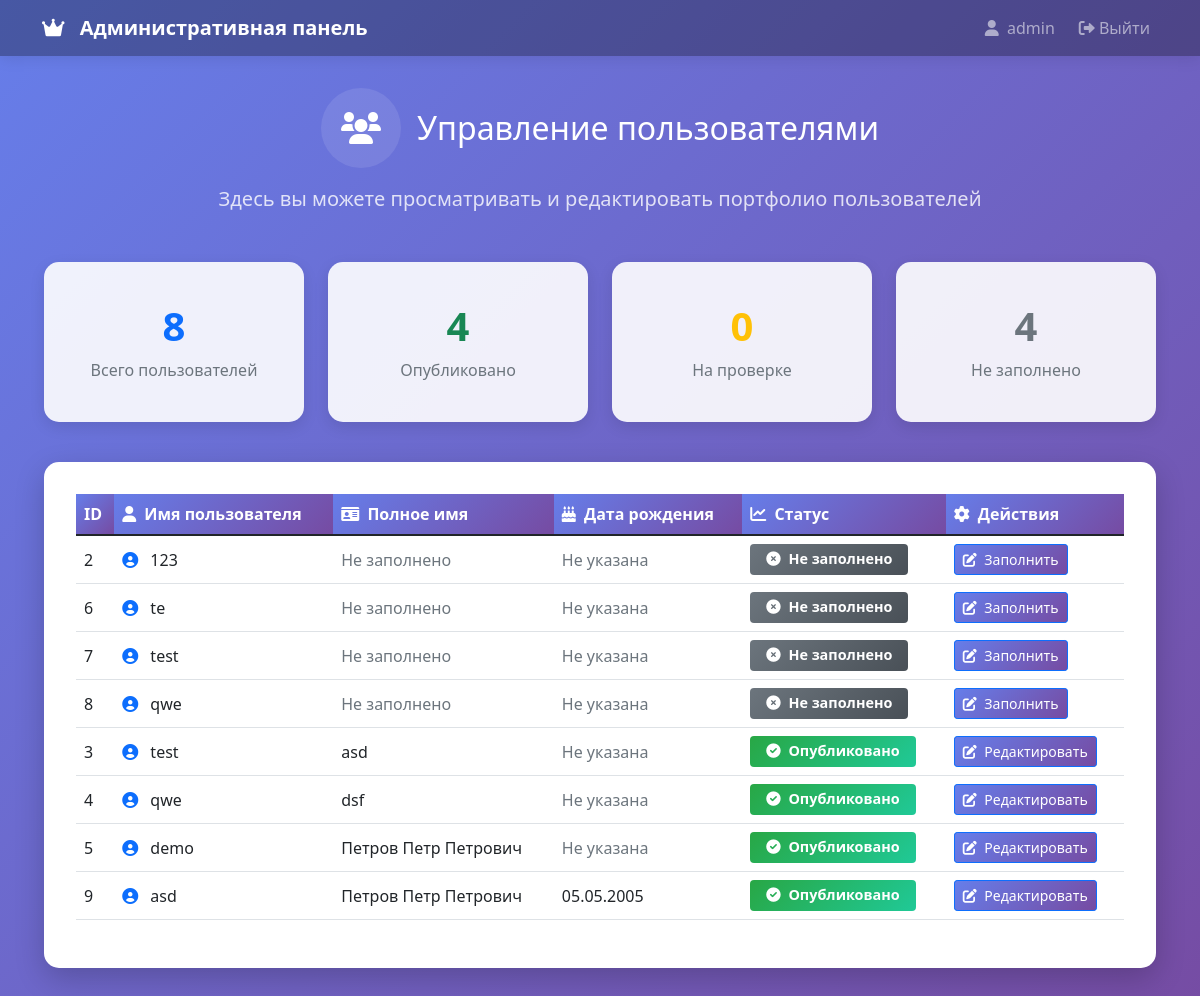
Page /admin (signed in) on the earlier database version.
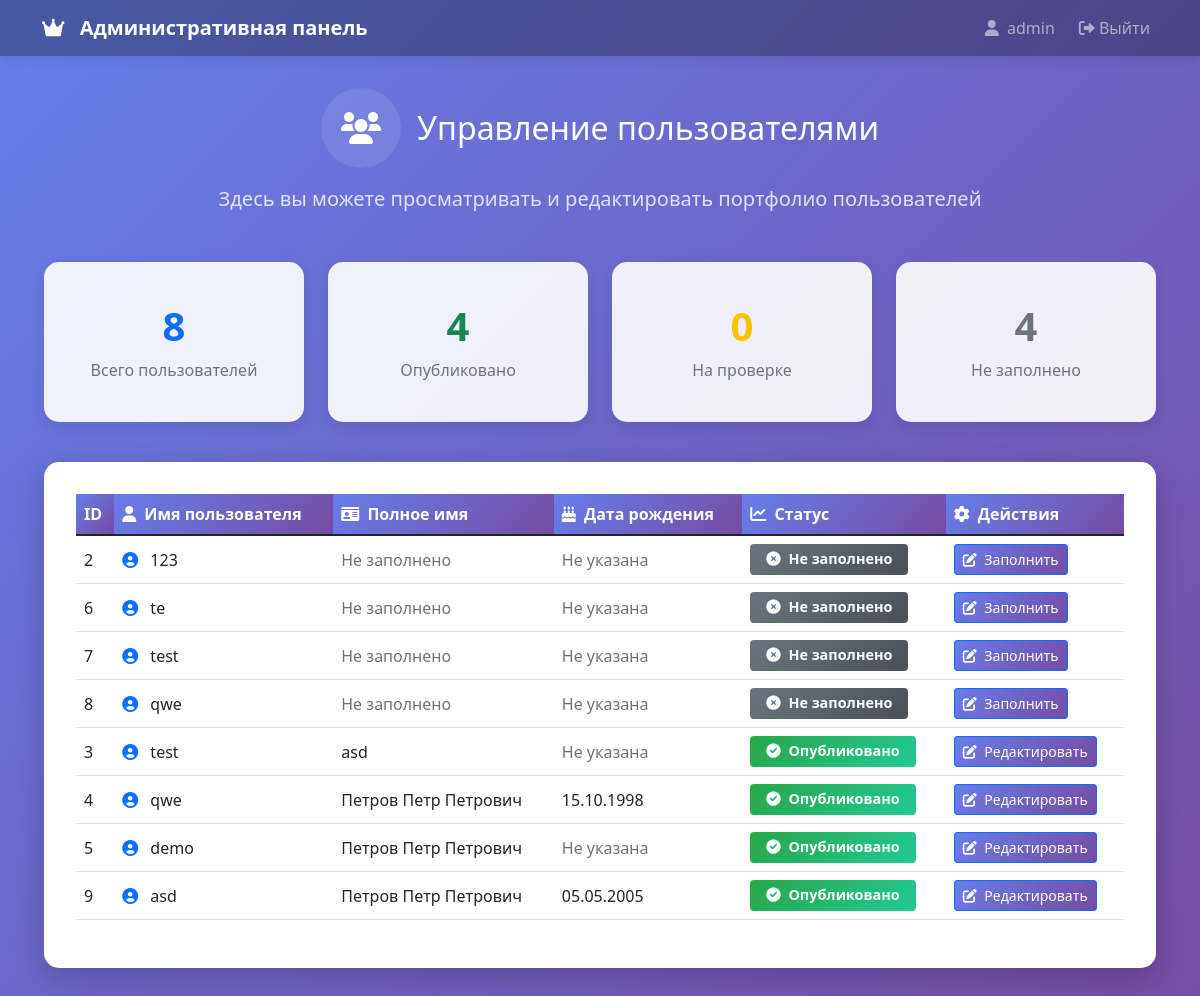
Same page on the later database version.
### tables this page shows
CREATE TABLE user_profiles (
        id INTEGER PRIMARY KEY AUTOINCREMENT,
        user_id INTEGER,
        full_name TEXT,
        email TEXT,
        phone TEXT,
        bio TEXT,
        skills TEXT,
        experience TEXT,
        education TEXT,
        is_completed BOOLEAN DEFAULT FALSE, birth_date TEXT,
        FOREIGN KEY (user_id) REFERENCES users (id)
    );

CREATE TABLE users (
    id INTEGER PRIMARY KEY,
    username TEXT NOT NULL,
    password TEXT NOT NULL
    );

### main.py (the view)
@app.route('/admin')
def admin():
    if 'username' not in session:
        return redirect('/login')
    if session['username'] != 'admin':
        return redirect('/user')
    try:
        connection = get_db_connection()
        users = connection.execute('''
            SELECT u.id, u.username, up.full_name, up.birth_date, up.is_completed
            FROM users u
            LEFT JOIN user_profiles up ON u.id = up.user_id
            WHERE u.username != 'admin'
            ORDER BY up.is_completed, u.id
        ''').fetchall()
        connection.close()
    except Exception as e:
        print(f"Ошибка получения пользователей: {e}")
        users = []
    return render_template('admin.html', users=users, username=session['username'])

### main.py (called while the page is built)
def get_db_connection():
    database_url = os.environ.get('DATABASE_URL')
    if database_url and database_url.startswith('postgresql://'):
        pass
    conn = sqlite3.connect('users.db')
    conn.row_factory = sqlite3.Row
    return conn

### templates/admin.html (shortened to what the changed rows need)
<!DOCTYPE html>
<html lang="ru">
<head>
    <link href="{{ url_for('static', filename='css/style.css') }}" rel="stylesheet">
    <link href="https://cdn.jsdelivr.net/npm/bootstrap@5.1.3/dist/css/bootstrap.min.css" rel="stylesheet">
    <link rel="stylesheet" href="https://cdnjs.cloudflare.com/ajax/libs/font-awesome/6.0.0/css/all.min.css">
</head>
<body class="admin-dashboard">
    <div class="admin-content">
        <div class="admin-header fade-in">
            <div class="d-flex align-items-center justify-content-center mb-3 flex-column flex-md-row">
                <h1 class="h2 mb-0 ms-0 ms-md-3 mt-3 mt-md-0">Управление пользователями</h1>
            </div>
        </div>
        <div class="container">
            <div class="row mb-4">
                <div class="col-12">
                    <div class="table-container fade-in">
                        <div class="table-responsive">
                            <table class="table table-hover">
                                <thead>
                                    <tr>
                                        <th>ID</th>
                                        <th><i class="fas fa-user me-1"></i> Имя пользователя</th>
                                        <th><i class="fas fa-id-card me-1"></i> Полное имя</th>
                                        <th><i class="fas fa-birthday-cake me-1"></i> Дата рождения</th>
                                        <th><i class="fas fa-chart-line me-1"></i> Статус</th>
                                        <th><i class="fas fa-cog me-1"></i> Действия</th>
                                    </tr>
                                </thead>
                                <tbody>
                                    {% for user in users %}
                                    <tr class="fade-in">
                                        <td>{{ user.id }}</td>
                                        <td>
                                            <i class="fas fa-user-circle me-2 text-primary"></i>
                                            {{ user.username }}
                                        </td>
                                        <td>
                                            {% if user.full_name %}
                                                {{ user.full_name }}
                                            {% else %}
                                                <span class="text-muted">Не заполнено</span>
                                            {% endif %}
                                        </td>
                                        <td>
                                            {% if user.birth_date %}
                                                {% set birth_date = user.birth_date.split('-') %}
                                                {{ birth_date[2] }}.{{ birth_date[1] }}.{{ birth_date[0] }}
                                            {% else %}
                                                <span class="text-muted">Не указана</span>
                                            {% endif %}
                                        </td>
                                        <td>
                                            {% if user.is_completed %}
                                                <span class="badge badge-success">
                                                    <i class="fas fa-check-circle me-1"></i> Опубликовано
                                                </span>
                                            {% elif user.full_name %}
                                                <span class="badge badge-warning">
                                                    <i class="fas fa-clock me-1"></i> На проверке
                                                </span>
                                            {% else %}
                                                <span class="badge badge-secondary">
                                                    <i class="fas fa-times-circle me-1"></i> Не заполнено
                                                </span>
                                            {% endif %}
                                        </td>
                                        <td>
                                            <a href="/admin/edit_user/{{ user.id }}" class="btn btn-primary btn-sm">
                                                <i class="fas fa-edit me-1"></i>
                                                {% if user.full_name %}Редактировать{% else %}Заполнить{% endif %}
                                            </a>
                                        </td>
                                    </tr>
                                    {% endfor %}
                                </tbody>
                            </table>
                        </div>
                    </div>
                </div>
            </div>
        </div>
    </div>
</body>
</html>

Differences in the rows shown:
changed user_profiles "qwe": full_name "dsf" → "Петров Петр Петрович"; birth_date (not shown) → "15"; birth_date (not shown) → "10"; birth_date (not shown) → "1998"; no longer shows "Не указана"
